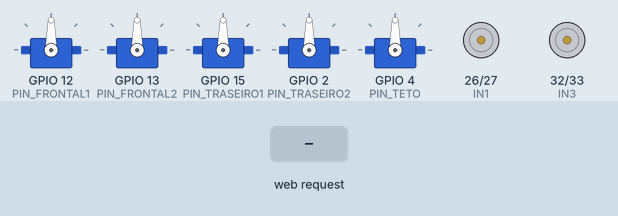
Recording of a sketch running on a simulated ESP32. Parts: 5 × servo, motor-driver pin pairs drawn as motors (green arrow = first pin HIGH = forward, orange = second pin HIGH = backward, longer = more drive, scaled by the enable pin). Inputs (shaded band) come from the test bench. WiFi joins after 1.5 s; servers stay silent unless stated; what the sketch prints to the serial monitor is not drawn.

Above: at 2.7 s.
2.8 s: HTTP request GET /frente received
At 4.0 s:
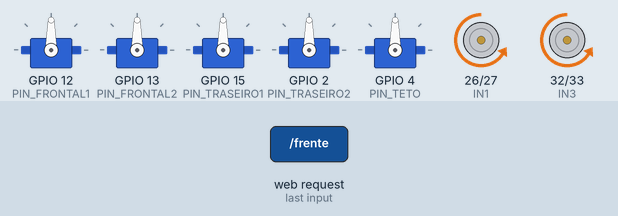
4.3 s: HTTP request GET /tras received
At 5.1 s:
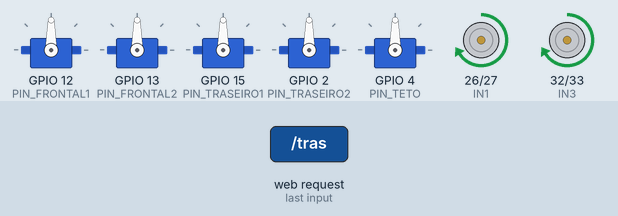
5.8 s: HTTP request GET /esquerda received
At 6.3 s:
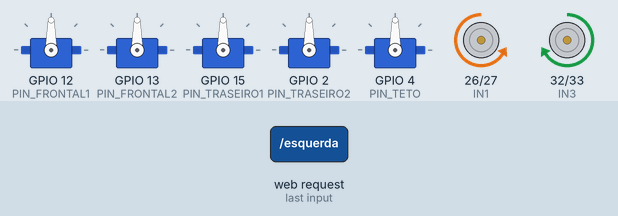
7.3 s: HTTP request GET /direita received
At 8.5 s:
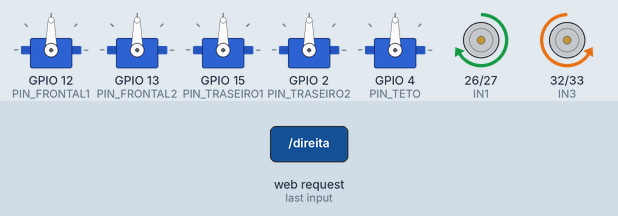
8.8 s: HTTP request GET /af1 received
At 8.95 s:
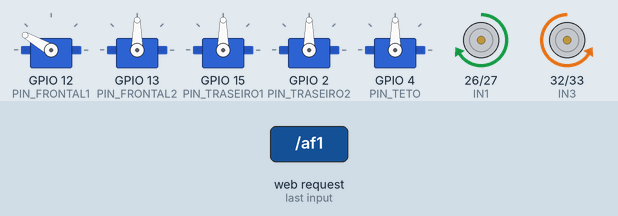
10.6 s: HTTP request GET /af2 received
At 10.75 s:
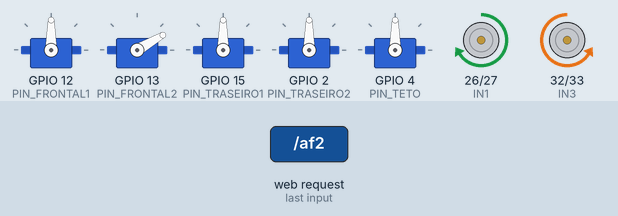
Timing chart, 0 to 13.4 s (numbered marks = the images above; inputs shaded):
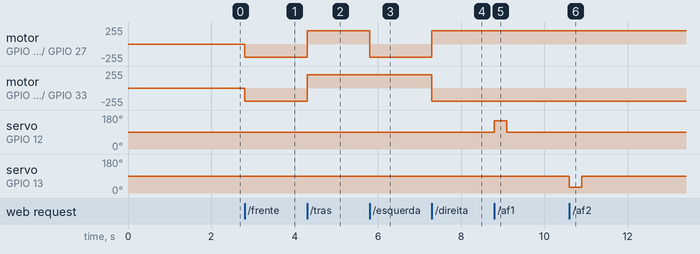

Measured:
- after the input at 2.8 s, motor on GPIO 26 (IN1) / GPIO 27 (IN2), motor on GPIO 32 (IN3) / GPIO 33 (IN4): stopped → backward 199/255 at once
- after the input at 4.3 s, motor on GPIO 26 (IN1) / GPIO 27 (IN2), motor on GPIO 32 (IN3) / GPIO 33 (IN4): backward 199/255 → forward 199/255 at once
- after the input at 5.8 s, motor on GPIO 26 (IN1) / GPIO 27 (IN2): forward 199/255 → backward 199/255 at once
- after the input at 7.3 s, motor on GPIO 26 (IN1) / GPIO 27 (IN2): backward 199/255 → forward 199/255 at once; motor on GPIO 32 (IN3) / GPIO 33 (IN4): forward 199/255 → backward 199/255 at once
- after the input at 8.8 s, servo on GPIO 12 (PIN_FRONTAL1): 90° → 150° at once, → 90° 0.30 s later
- after the input at 10.6 s, servo on GPIO 13 (PIN_FRONTAL2): 90° → 30° at once, → 90° 0.30 s later

The sketch:

motor.ino
```cpp
#include <WiFi.h>
#include <WebServer.h>
#include <ESP32Servo.h>

// ---------- WIFI ----------
const char* STA_SSID = "Tplink";
const char* STA_PWD  = "senac1234";

// const char* STA_SSID = "CONECTA_SENAC";
// const char* STA_PWD  = "";

WebServer server(80);

// ---------- MOTORES ----------
const int IN1 = 26;
const int IN2 = 27;
const int IN3 = 32;
const int IN4 = 33;

const int ENA = 25;
const int ENB = 14;

const int PWM_CH_A = 0;
const int PWM_CH_B = 1;
const int PWM_FREQ = 5000;
const int PWM_RES  = 8;

int velocidade = 200;

// ---------- SERVOS ----------
Servo servoFrontal1;
Servo servoFrontal2;
Servo servoTraseiro1;
Servo servoTraseiro2;
Servo servoTeto;

#define PIN_FRONTAL1 12
#define PIN_FRONTAL2 13
#define PIN_TRASEIRO1 15
#define PIN_TRASEIRO2 2
#define PIN_TETO 4

// ---------- MOVIMENTOS ----------
void frente() {
  digitalWrite(IN1, LOW);
  digitalWrite(IN2, HIGH);
  digitalWrite(IN3, LOW);
  digitalWrite(IN4, HIGH);
  ledcWrite(PWM_CH_A, velocidade);
  ledcWrite(PWM_CH_B, velocidade);
}

void tras() {
  digitalWrite(IN1, HIGH);
  digitalWrite(IN2, LOW);
  digitalWrite(IN3, HIGH);
  digitalWrite(IN4, LOW);
  ledcWrite(PWM_CH_A, velocidade);
  ledcWrite(PWM_CH_B, velocidade);
}

void esquerda() {
  digitalWrite(IN1, LOW);
  digitalWrite(IN2, HIGH);
  digitalWrite(IN3, HIGH);
  digitalWrite(IN4, LOW);
  ledcWrite(PWM_CH_A, velocidade);
  ledcWrite(PWM_CH_B, velocidade);
}

void direita() {
  digitalWrite(IN1, HIGH);
  digitalWrite(IN2, LOW);
  digitalWrite(IN3, LOW);
  digitalWrite(IN4, HIGH);
  ledcWrite(PWM_CH_A, velocidade);
  ledcWrite(PWM_CH_B, velocidade);
}

void parar() {
  digitalWrite(IN1, LOW);
  digitalWrite(IN2, LOW);
  digitalWrite(IN3, LOW);
  digitalWrite(IN4, LOW);
  ledcWrite(PWM_CH_A, 0);
  ledcWrite(PWM_CH_B, 0);
}

// ---------- ATAQUES ----------
void ataqueFrontal1(){ servoFrontal1.write(150); delay(300); servoFrontal1.write(90); }
void ataqueFrontal2(){ servoFrontal2.write(30);  delay(300); servoFrontal2.write(90); }
void ataqueTraseiro1(){ servoTraseiro1.write(150); delay(300); servoTraseiro1.write(90); }
void ataqueTraseiro2(){ servoTraseiro2.write(30);  delay(300); servoTraseiro2.write(90); }
void ataqueTeto(){ servoTeto.write(160); delay(400); servoTeto.write(90); }
void ataqueCombo(){ ataqueFrontal1(); ataqueTraseiro1(); }

// ---------- HTML ----------
String htmlPage() {
return R"rawliteral(
<!DOCTYPE html>
<html>
<head>
<meta charset="UTF-8">
<meta name="viewport" content="width=device-width, initial-scale=1.0">

<style>
* { margin:0; padding:0; box-sizing:border-box; }

body {
  width:100vw;
  height:100vh;
  overflow:hidden;

  /* 🔥 Ajuste correto da imagem Tow Mater */
  background-image:url('https://i.pinimg.com/736x/ef/84/53/ef8453c302d3456c94e52c26912ec37e.jpg');
  background-size:cover;       /* cobre a tela SEM bordas */
  background-position:center;  /* centraliza */
  background-repeat:no-repeat; /* sem repetição */

  font-family:Arial;
}

.painel {
  width:100%;
  height:100%;
  display:flex;
  justify-content:space-between;
  align-items:center;
  padding:6px;
}

/* Direção */
.grupo-direcao {
  display:flex;
  flex-direction:column;
  gap:10px;
  align-items:center;
}

/* Botões de direção */
.btn-direction {
  width:60px;
  height:60px;
  font-size:26px;
  border-radius:50%;
  border:2px solid #222;
  background:#d9d9d9;
  box-shadow:0 0 6px #0008;
  font-weight:bold;
}

/* Painel de ataques */
.grupo-ataque {
  display:flex;
  flex-direction:column;
  gap:8px;
}

/* Botões enferrujados com bordas irregulares */
.btn-ataque {
  width:170px;
  padding:10px 12px;
  font-size:13px;
  font-weight:bold;
  color:#fff;

  background:#7a4b25;
  border:3px solid #4a2d18;

  clip-path: polygon(
    4% 0%, 93% 3%, 100% 18%,
    98% 82%, 90% 100%, 8% 96%,
    0% 75%, 2% 20%
  );

  box-shadow:
    inset 0px 0px 8px #2a1a0f,
    0 0 6px #000;
}

h1 {
  width:100%;
  text-align:center;
  font-size:24px;
  padding-top:4px;
  color:white;
  text-shadow:2px 2px 6px #000;
}
</style>
</head>

<body>

<h1>Tow Mater</h1>

<div class="painel">

  <!-- Direção -->
  <div class="grupo-direcao">
    <button class="btn-direction" onclick="fetch('/frente')">▲</button>

    <div style="display:flex; gap:10px;">
      <button class="btn-direction" onclick="fetch('/esquerda')">◄</button>
      <button class="btn-direction" onclick="fetch('/parar')">■</button>
      <button class="btn-direction" onclick="fetch('/direita')">►</button>
    </div>

    <button class="btn-direction" onclick="fetch('/tras')">▼</button>
  </div>

  <!-- Ataques -->
  <div class="grupo-ataque">
    <button class="btn-ataque" onclick="fetch('/af1')">ATAQUE FRONTAL 1</button>
    <button class="btn-ataque" onclick="fetch('/af2')">ATAQUE FRONTAL 2</button>
    <button class="btn-ataque" onclick="fetch('/at1')">ATAQUE TRASEIRO 1</button>
    <button class="btn-ataque" onclick="fetch('/at2')">ATAQUE TRASEIRO 2</button>
    <button class="btn-ataque" onclick="fetch('/teto')">ATAQUE TETO</button>
    <button class="btn-ataque" onclick="fetch('/combo')">COMBO FRENTE + TRÁS</button>
  </div>

</div>
</body>
</html>
)rawliteral";
}

// ---------- SETUP / LOOP ----------
void setup(){
  Serial.begin(115200);

  // IP fixo
// IPAddress local_IP(192, 168, 16, 55);
// IPAddress gateway(192, 168, 16, 1);
// IPAddress subnet(255, 255, 255, 0);
// IPAddress dns(8, 8, 8, 8);

//   WiFi.config(local_IP, gateway, subnet, dns);

    WiFi.mode(WIFI_STA);
    WiFi.begin(STA_SSID, STA_PWD);

   Serial.print("Conectando ao WiFi ");
    Serial.println(STA_SSID);

    int tentativas = 0;
    while (WiFi.status() != WL_CONNECTED && tentativas < 30) {
        delay(500);
        Serial.print(".");
        tentativas++;
    }


    if (WiFi.status() != WL_CONNECTED) {
        Serial.println("\nNAO CONECTOU AO WIFI :(");
        return; // não continua se não tiver WiFi
    }

    Serial.println("\nConectado!");
    Serial.print("IP do ESP32: ");
    Serial.println(WiFi.localIP());
    Serial.print("Gateway: ");
    Serial.println(WiFi.gatewayIP());
    Serial.print("Mascara: ");
    Serial.println(WiFi.subnetMask());

  pinMode(IN1,OUTPUT);
  pinMode(IN2,OUTPUT);
  pinMode(IN3,OUTPUT);
  pinMode(IN4,OUTPUT);

  ledcSetup(PWM_CH_A,PWM_FREQ,PWM_RES);
  ledcSetup(PWM_CH_B,PWM_FREQ,PWM_RES);
  ledcAttachPin(ENA,PWM_CH_A);
  ledcAttachPin(ENB,PWM_CH_B);

  servoFrontal1.attach(PIN_FRONTAL1);
  servoFrontal2.attach(PIN_FRONTAL2);
  servoTraseiro1.attach(PIN_TRASEIRO1);
  servoTraseiro2.attach(PIN_TRASEIRO2);
  servoTeto.attach(PIN_TETO);

  servoFrontal1.write(90);
  servoFrontal2.write(90);
  servoTraseiro1.write(90);
  servoTraseiro2.write(90);
  servoTeto.write(90);

  server.on("/",[](){ server.send(200,"text/html",htmlPage()); });

  server.on("/frente",[](){ frente(); server.send(200,"text/plain","ok"); });
  server.on("/tras",[](){ tras(); server.send(200,"text/plain","ok"); });
  server.on("/esquerda",[](){ esquerda(); server.send(200,"text/plain","ok"); });
  server.on("/direita",[](){ direita(); server.send(200,"text/plain","ok"); });
  server.on("/parar",[](){ parar(); server.send(200,"text/plain","ok"); });

  server.on("/af1",[](){ ataqueFrontal1(); server.send(200,"text/plain","ok"); });
  server.on("/af2",[](){ ataqueFrontal2(); server.send(200,"text/plain","ok"); });
  server.on("/at1",[](){ ataqueTraseiro1(); server.send(200,"text/plain","ok"); });
  server.on("/at2",[](){ ataqueTraseiro2(); server.send(200,"text/plain","ok"); });
  server.on("/teto",[](){ ataqueTeto(); server.send(200,"text/plain","ok"); });
  server.on("/combo",[](){ ataqueCombo(); server.send(200,"text/plain","ok"); });

  server.begin();
}

void loop(){
  server.handleClient();
}
```
